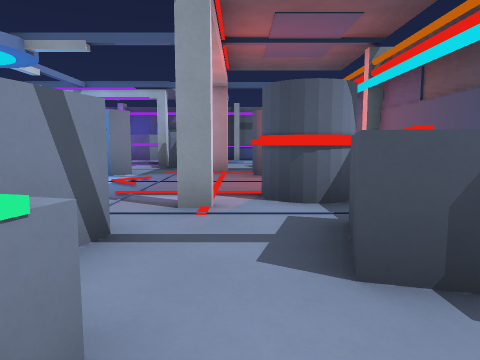
View 1 (above)

19 first-person views from a walk through a 3-D level made in the Godot game engine. The camera is 1.2 m above the floor, tilts 6° down and sees 70° across. The floor is counted in squares, 1.55 m on a side. Each view is taken from the middle of a square. On the plan, view 1 faces up. The plan holds only what a view shows up to about 11 squares ahead; the rest is blank. The place goes on beyond the plan. Surface patterns are stand-ins for the level's own textures.

View 2
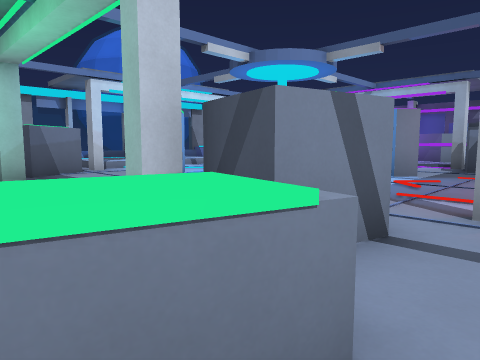

View 3
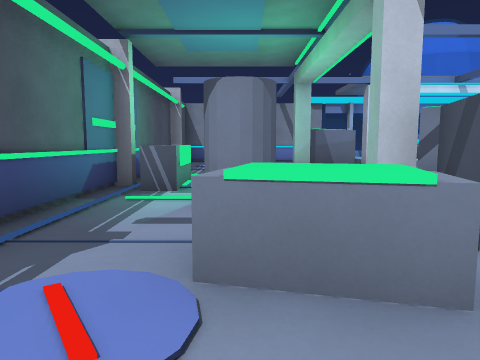

View 4
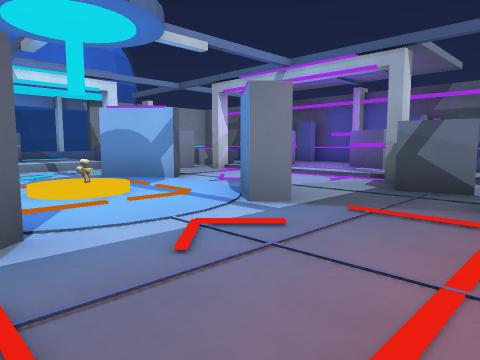

View 5
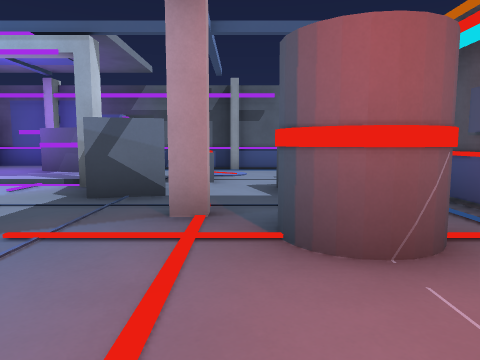

View 6
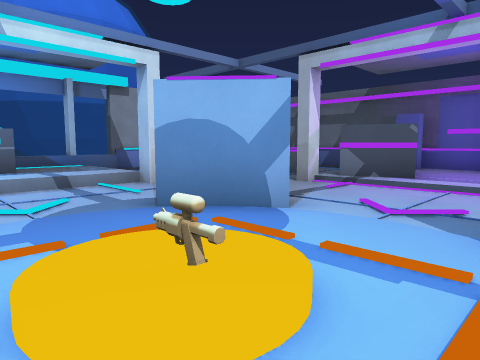

View 7
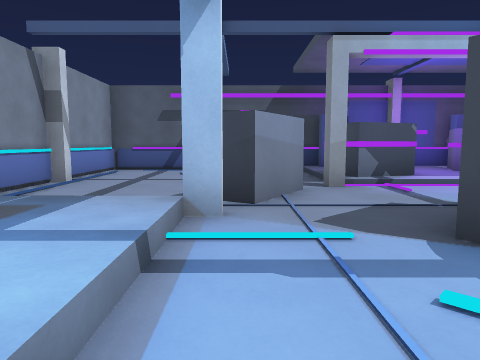

View 8
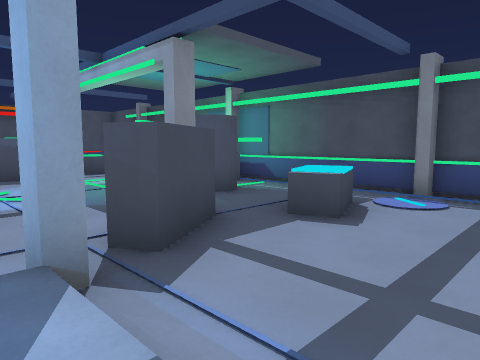

View 9
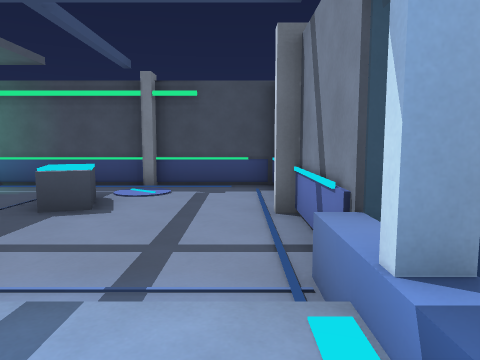

View 10
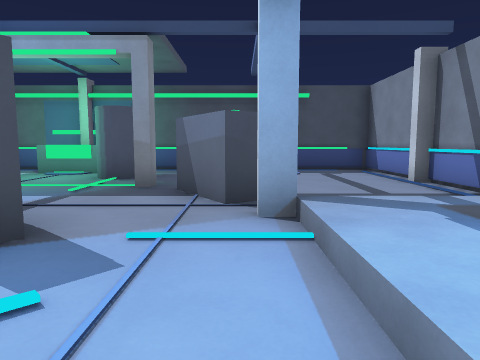

View 11
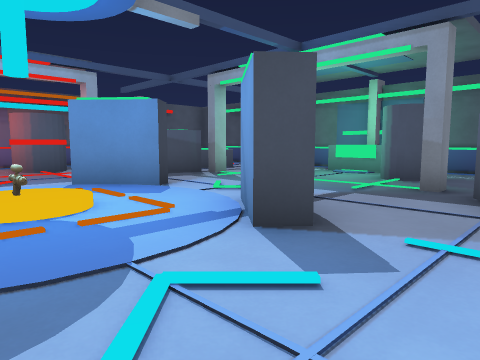

View 12
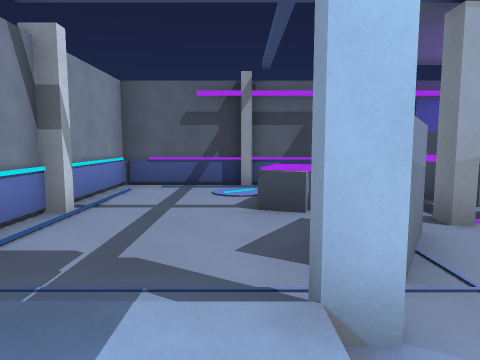

View 13
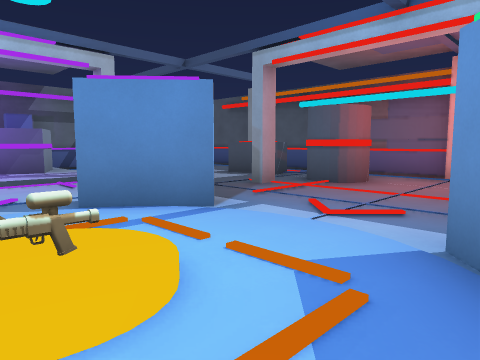

View 14
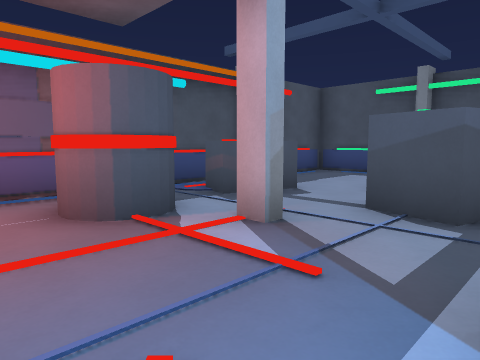

View 15
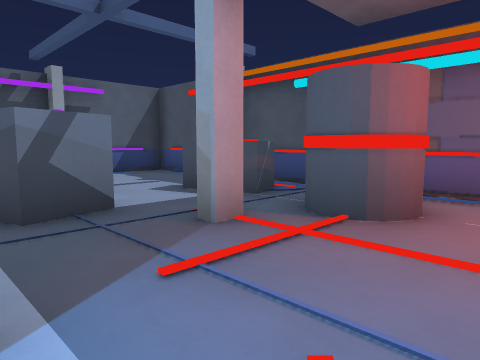

View 16
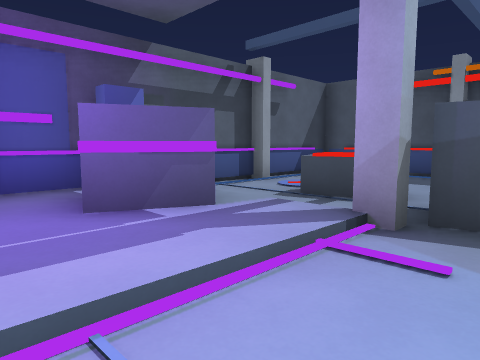

View 17
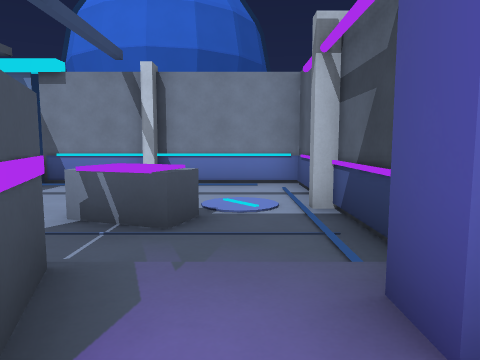

View 18
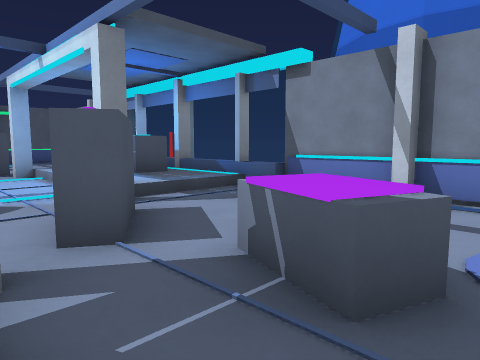

View 19
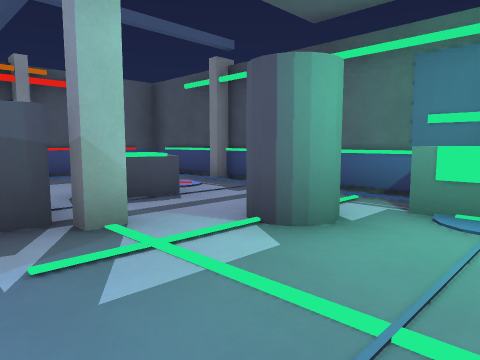

### Floor plan
Key: @ floor where view 1 was taken; # wall or solid block; . main floor; : floor 0.25 m higher than the main floor; / step, stairs or slope; = window, fence, low wall or low ledge; ^ raised ledge; C crate; G gun.
Columns run from 14 left of view 1 to 3 right of it. Each row starts with its distance up from view 1.
 17 ##################
 16 #...../##:#/.....#
 15 #...../:::#/.....#
 14 #...^.##::#/.^...#
 13 #...^./#:::/.^...#
 12 #...###..../C..^.#
 11 #...#.......CC.^.#
 10 =...#............#
  9 #:::..##..##...#.#
  8 #:::.............#
  7 #:^:..../G.......#
  6 #:::.............#
  5 #:::..##..##...#.#
  4 =...#............#
  3 #...#.......CC.^.#
  2 #...##......C..^.#
  1 #...^........^...#
  0 #...^..#..#..^@..#
 -1 #.......^^.......#
 -2 #.......#........#
 -3 ##################

Positions as (right, up) in squares from view 1, and headings:
1: (0, 0), facing up
2: (0, 0), facing up-left
3: (1, 0), facing left
4: (0, 5), facing up-left
5: (0, 6), facing up
6: (-4, 6), facing up-left
7: (-10, 6), facing up
8: (-13, 5), facing down-right
9: (-13, 6), facing down
10: (-10, 8), facing down
11: (-10, 8), facing down-right
12: (-11, 8), facing up
13: (-6, 5), facing up-right
14: (-3, 7), facing down-right
15: (-3, 7), facing up-right
16: (-6, 11), facing up-right
17: (-6, 15), facing left
18: (-8, 15), facing down-left
19: (-6, 3), facing down-right
